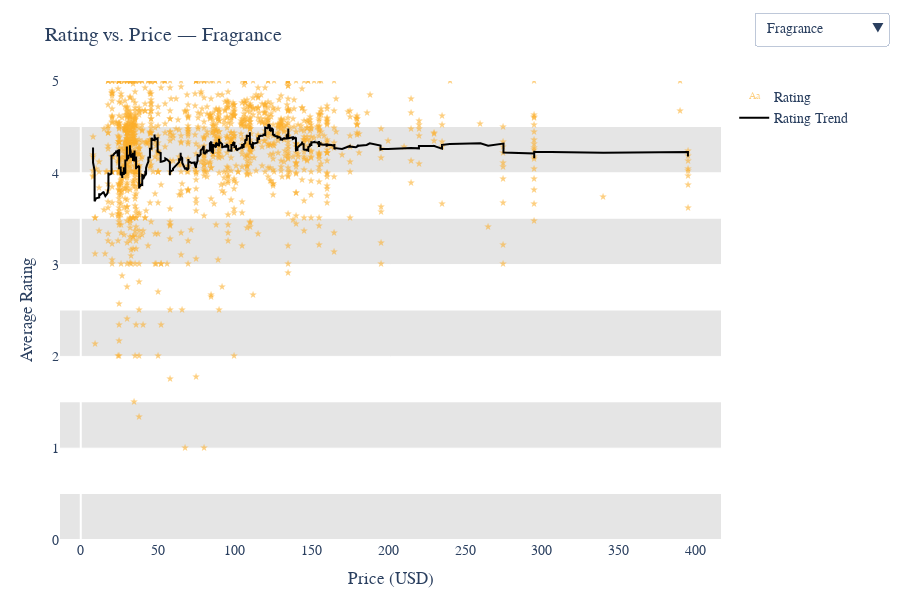

The notebook cell saved with this chart:
### Code cell
import plotly.graph_objects as go
import pandas as pd

# Clean data
df_rating = product_info_df.dropna(subset=['actual_price_usd', 'rating', 'primary_category']).copy()
categories = df_rating['primary_category'].unique()

traces = []
buttons = []

for i, cat in enumerate(categories):
    df_cat = df_rating[df_rating['primary_category'] == cat].sort_values(by='actual_price_usd')
    smooth_rating = df_cat['rating'].rolling(window=50, min_periods=1).mean()

    # Use red transparent stars as text markers
    trace_points = go.Scatter(
        x=df_cat['actual_price_usd'],
        y=df_cat['rating'],
        mode='text',
        name='Rating',
        text=['★'] * len(df_cat),
        textfont=dict(size=10, color='rgba(252, 175, 43, 0.6)'),
        textposition='middle center',
        hovertemplate='<b>%{text}</b><br>Price: $%{x}<br>Rating: %{y}<extra></extra>',
        visible=(i == 0)
    )

    trace_line = go.Scatter(
        x=df_cat['actual_price_usd'],
        y=smooth_rating,
        mode='lines',
        name='Rating Trend',
        line=dict(color='black', width=2),
        hoverinfo='skip',
        visible=(i == 0)
    )

    traces.extend([trace_points, trace_line])

    # Calculate max for current category (to avoid overscaling)
    y_max_cat = max(df_cat['rating'].max(), smooth_rating.max()) * 1.05
    y_max_cat = min(y_max_cat, 5.2)

    vis = [False] * len(categories) * 2
    vis[i * 2] = True
    vis[i * 2 + 1] = True

    buttons.append(dict(
        label=cat,
        method='update',
        args=[
            {'visible': vis},
            {
                'title': f'Rating vs. Price — {cat}',
                'yaxis': {'range': [0, y_max_cat]}
            }
        ]
    ))

# Horizontal background bands (darker)
band_shapes = []
band_count = 10
band_height = 5 / band_count

for i in range(0, band_count, 2):
    band_shapes.append(dict(
        type='rect',
        xref='paper', yref='y',
        x0=0, x1=1,
        y0=i * band_height,
        y1=(i + 1) * band_height,
        fillcolor='rgba(0, 0, 0, 0.1)',
        layer='below',
        line_width=0
    ))

# Build figure
fig2 = go.Figure(data=traces)
fig2.update_layout(
    updatemenus=[dict(
        type='dropdown',
        buttons=buttons,
        active=0,
        x=1.05,
        xanchor='left',
        y=1.15,
        yanchor='top'
    )],
    title=f'Rating vs. Price — {categories[0]}',
    xaxis=dict(title='Price (USD)', showgrid=False),
    yaxis=dict(title='Average Rating', range=[0, 5]),
    shapes=band_shapes,
    plot_bgcolor='white',
    font=dict(family='Arial', size=14),
    height=600,
    margin=dict(t=80, b=60, l=60, r=60)
)

fig2.show()

### Figure 1 — Plotly figure (JSON) as saved in the notebook; plotly's stock layout.template omitted (floating-point values rounded to 4 significant figures; data arrays with more than 128 entries replaced by an {"elided": "..."} marker saying what was removed)
{"data": [{"hovertemplate": "<b>%{text}</b><br>Price: $%{x}<br>Rating: %{y}<extra></extra>", "mode": "text", "name": "Rating", "text": {"elided": "1339 str values"}, "textfont": {"color": "rgba(252, 175, 43, 0.6)", "size": 10}, "textposition": "middle center", "type": "scatter", "visible": true, "x": {"elided": "1339 float values"}, "y": {"elided": "1339 float values"}}, {"hoverinfo": "skip", "line": {"color": "black", "width": 2}, "mode": "lines", "name": "Rating Trend", "type": "scatter", "visible": true, "x": {"elided": "1339 float values"}, "y": {"elided": "1339 float values"}}, {"hovertemplate": "<b>%{text}</b><br>Price: $%{x}<br>Rating: %{y}<extra></extra>", "mode": "text", "name": "Rating", "text": {"elided": "395 str values"}, "textfont": {"color": "rgba(252, 175, 43, 0.6)", "size": 10}, "textposition": "middle center", "type": "scatter", "visible": false, "x": {"elided": "395 float values"}, "y": {"elided": "395 float values"}}, {"hoverinfo": "skip", "line": {"color": "black", "width": 2}, "mode": "lines", "name": "Rating Trend", "type": "scatter", "visible": false, "x": {"elided": "395 float values"}, "y": {"elided": "395 float values"}}, {"hovertemplate": "<b>%{text}</b><br>Price: $%{x}<br>Rating: %{y}<extra></extra>", "mode": "text", "name": "Rating", "text": {"elided": "274 str values"}, "textfont": {"color": "rgba(252, 175, 43, 0.6)", "size": 10}, "textposition": "middle center", "type": "scatter", "visible": false, "x": {"elided": "274 float values"}, "y": {"elided": "274 float values"}}, {"hoverinfo": "skip", "line": {"color": "black", "width": 2}, "mode": "lines", "name": "Rating Trend", "type": "scatter", "visible": false, "x": {"elided": "274 float values"}, "y": {"elided": "274 float values"}}, {"hovertemplate": "<b>%{text}</b><br>Price: $%{x}<br>Rating: %{y}<extra></extra>", "mode": "text", "name": "Rating", "text": {"elided": "1416 str values"}, "textfont": {"color": "rgba(252, 175, 43, 0.6)", "size": 10}, "textposition": "middle center", "type": "scatter", "visible": false, "x": {"elided": "1416 float values"}, "y": {"elided": "1416 float values"}}, {"hoverinfo": "skip", "line": {"color": "black", "width": 2}, "mode": "lines", "name": "Rating Trend", "type": "scatter", "visible": false, "x": {"elided": "1416 float values"}, "y": {"elided": "1416 float values"}}, {"hovertemplate": "<b>%{text}</b><br>Price: $%{x}<br>Rating: %{y}<extra></extra>", "mode": "text", "name": "Rating", "text": {"elided": "2328 str values"}, "textfont": {"color": "rgba(252, 175, 43, 0.6)", "size": 10}, "textposition": "middle center", "type": "scatter", "visible": false, "x": {"elided": "2328 float values"}, "y": {"elided": "2328 float values"}}, {"hoverinfo": "skip", "line": {"color": "black", "width": 2}, "mode": "lines", "name": "Rating Trend", "type": "scatter", "visible": false, "x": {"elided": "2328 float values"}, "y": {"elided": "2328 float values"}}, {"hovertemplate": "<b>%{text}</b><br>Price: $%{x}<br>Rating: %{y}<extra></extra>", "mode": "text", "name": "Rating", "text": {"elided": "2351 str values"}, "textfont": {"color": "rgba(252, 175, 43, 0.6)", "size": 10}, "textposition": "middle center", "type": "scatter", "visible": false, "x": {"elided": "2351 float values"}, "y": {"elided": "2351 float values"}}, {"hoverinfo": "skip", "line": {"color": "black", "width": 2}, "mode": "lines", "name": "Rating Trend", "type": "scatter", "visible": false, "x": {"elided": "2351 float values"}, "y": {"elided": "2351 float values"}}, {"hovertemplate": "<b>%{text}</b><br>Price: $%{x}<br>Rating: %{y}<extra></extra>", "mode": "text", "name": "Rating", "text": ["★", "★", "★", "★", "★", "★", "★", "★", "★", "★", "★", "★", "★", "★", "★", "★", "★", "★", "★", "★", "★", "★", "★", "★", "★", "★", "★", "★", "★", "★", "★", "★", "★", "★", "★", "★", "★", "★", "★", "★", "★", "★", "★", "★", "★", "★", "★", "★", "★", "★"], "textfont": {"color": "rgba(252, 175, 43, 0.6)", "size": 10}, "textposition": "middle center", "type": "scatter", "visible": false, "x": [4.95, 5.0, 6.0, 6.0, 7.0, 7.0, 7.0, 9.0, 10.0, 10.0, 10.0, 10.0, 12.0, 12.0, 12.0, 12.0, 12.0, 12.0, 14.0, 14.0, 15.0, 15.0, 15.0, 15.0, 16.0, 18.0, 19.0, 20.0, 20.0, 20.0, 20.0, 22.0, 24.0, 24.0, 24.0, 24.0, 24.0, 25.0, 26.0, 28.0, 28.0, 35.0, 45.0, 46.0, 74.0, 89.0, 125.0, 129.0, 169.0, 249.0], "y": [4.7, 4.27, 4.463, 4.122, 4.626, 4.408, 4.455, 3.833, 3.0, 4.557, 4.0, 4.538, 4.375, 4.375, 4.899, 4.71, 4.753, 4.663, 5.0, 5.0, 4.593, 3.533, 5.0, 4.426, 3.721, 4.402, 4.333, 3.586, 4.318, 4.673, 3.468, 5.0, 2.286, 4.393, 4.008, 4.311, 3.845, 3.91, 3.042, 4.499, 4.317, 4.868, 4.878, 4.436, 4.706, 4.205, 4.51, 4.609, 2.3, 4.65]}, {"hoverinfo": "skip", "line": {"color": "black", "width": 2}, "mode": "lines", "name": "Rating Trend", "type": "scatter", "visible": false, "x": [4.95, 5.0, 6.0, 6.0, 7.0, 7.0, 7.0, 9.0, 10.0, 10.0, 10.0, 10.0, 12.0, 12.0, 12.0, 12.0, 12.0, 12.0, 14.0, 14.0, 15.0, 15.0, 15.0, 15.0, 16.0, 18.0, 19.0, 20.0, 20.0, 20.0, 20.0, 22.0, 24.0, 24.0, 24.0, 24.0, 24.0, 25.0, 26.0, 28.0, 28.0, 35.0, 45.0, 46.0, 74.0, 89.0, 125.0, 129.0, 169.0, 249.0], "y": [4.7, 4.485, 4.478, 4.389, 4.436, 4.432, 4.435, 4.36, 4.209, 4.243, 4.221, 4.248, 4.258, 4.266, 4.308, 4.333, 4.358, 4.375, 4.408, 4.437, 4.445, 4.403, 4.429, 4.429, 4.401, 4.401, 4.398, 4.369, 4.368, 4.378, 4.348, 4.369, 4.306, 4.308, 4.3, 4.3, 4.288, 4.278, 4.246, 4.252, 4.254, 4.269, 4.283, 4.286, 4.296, 4.294, 4.298, 4.305, 4.264, 4.271]}, {"hovertemplate": "<b>%{text}</b><br>Price: $%{x}<br>Rating: %{y}<extra></extra>", "mode": "text", "name": "Rating", "text": ["★", "★", "★", "★", "★", "★", "★", "★", "★", "★", "★", "★", "★", "★", "★", "★", "★", "★", "★", "★", "★", "★", "★", "★", "★", "★", "★", "★", "★", "★", "★", "★", "★", "★", "★", "★", "★", "★", "★", "★", "★", "★", "★", "★", "★", "★", "★", "★", "★", "★", "★", "★", "★", "★", "★", "★", "★", "★", "★"], "textfont": {"color": "rgba(252, 175, 43, 0.6)", "size": 10}, "textposition": "middle center", "type": "scatter", "visible": false, "x": [10.0, 16.0, 16.8, 17.0, 19.0, 20.0, 20.0, 20.0, 20.0, 22.0, 22.0, 23.0, 23.0, 23.0, 23.5, 24.0, 24.0, 24.0, 24.0, 25.0, 25.0, 25.0, 25.0, 25.0, 26.0, 26.0, 26.5, 27.0, 27.0, 28.0, 28.0, 30.0, 30.0, 30.0, 32.0, 32.0, 32.0, 34.0, 35.0, 36.0, 36.0, 36.0, 36.0, 36.0, 37.0, 37.0, 37.0, 38.0, 40.0, 40.0, 41.0, 44.0, 44.0, 44.0, 52.0, 57.0, 60.0, 62.0, 104.0], "y": [5.0, 4.615, 4.455, 3.0, 4.857, 4.761, 4.572, 4.773, 4.542, 4.62, 4.801, 4.444, 4.737, 4.695, 4.312, 3.636, 4.627, 4.583, 4.665, 4.811, 5.0, 4.8, 4.75, 4.731, 4.8, 4.216, 4.731, 4.235, 4.717, 3.938, 4.56, 4.692, 4.446, 4.43, 4.455, 4.568, 4.0, 4.188, 4.779, 3.8, 4.308, 4.475, 4.208, 4.353, 4.222, 4.333, 4.75, 4.359, 4.5, 4.804, 3.963, 5.0, 4.818, 4.889, 4.6, 4.536, 4.0, 4.688, 4.647]}, {"hoverinfo": "skip", "line": {"color": "black", "width": 2}, "mode": "lines", "name": "Rating Trend", "type": "scatter", "visible": false, "x": [10.0, 16.0, 16.8, 17.0, 19.0, 20.0, 20.0, 20.0, 20.0, 22.0, 22.0, 23.0, 23.0, 23.0, 23.5, 24.0, 24.0, 24.0, 24.0, 25.0, 25.0, 25.0, 25.0, 25.0, 26.0, 26.0, 26.5, 27.0, 27.0, 28.0, 28.0, 30.0, 30.0, 30.0, 32.0, 32.0, 32.0, 34.0, 35.0, 36.0, 36.0, 36.0, 36.0, 36.0, 37.0, 37.0, 37.0, 38.0, 40.0, 40.0, 41.0, 44.0, 44.0, 44.0, 52.0, 57.0, 60.0, 62.0, 104.0], "y": [5.0, 4.808, 4.69, 4.267, 4.385, 4.448, 4.466, 4.504, 4.508, 4.52, 4.545, 4.537, 4.552, 4.562, 4.546, 4.489, 4.497, 4.502, 4.51, 4.525, 4.548, 4.559, 4.568, 4.574, 4.583, 4.569, 4.575, 4.563, 4.568, 4.547, 4.548, 4.552, 4.549, 4.546, 4.543, 4.544, 4.529, 4.52, 4.527, 4.509, 4.504, 4.503, 4.496, 4.493, 4.487, 4.484, 4.489, 4.486, 4.487, 4.493, 4.472, 4.48, 4.487, 4.525, 4.52, 4.515, 4.504, 4.502, 4.504]}, {"hovertemplate": "<b>%{text}</b><br>Price: $%{x}<br>Rating: %{y}<extra></extra>", "mode": "text", "name": "Rating", "text": ["★", "★", "★", "★"], "textfont": {"color": "rgba(252, 175, 43, 0.6)", "size": 10}, "textposition": "middle center", "type": "scatter", "visible": false, "x": [50.0, 50.0, 50.0, 50.0], "y": [4.857, 5.0, 4.279, 4.118]}, {"hoverinfo": "skip", "line": {"color": "black", "width": 2}, "mode": "lines", "name": "Rating Trend", "type": "scatter", "visible": false, "x": [50.0, 50.0, 50.0, 50.0], "y": [4.857, 4.929, 4.712, 4.563]}], "layout": {"font": {"family": "Arial", "size": 14}, "height": 600, "margin": {"b": 60, "l": 60, "r": 60, "t": 80}, "plot_bgcolor": "white", "shapes": [{"fillcolor": "rgba(0, 0, 0, 0.1)", "layer": "below", "line": {"width": 0}, "type": "rect", "x0": 0, "x1": 1, "xref": "paper", "y0": 0, "y1": 0.5, "yref": "y"}, {"fillcolor": "rgba(0, 0, 0, 0.1)", "layer": "below", "line": {"width": 0}, "type": "rect", "x0": 0, "x1": 1, "xref": "paper", "y0": 1, "y1": 1.5, "yref": "y"}, {"fillcolor": "rgba(0, 0, 0, 0.1)", "layer": "below", "line": {"width": 0}, "type": "rect", "x0": 0, "x1": 1, "xref": "paper", "y0": 2, "y1": 2.5, "yref": "y"}, {"fillcolor": "rgba(0, 0, 0, 0.1)", "layer": "below", "line": {"width": 0}, "type": "rect", "x0": 0, "x1": 1, "xref": "paper", "y0": 3, "y1": 3.5, "yref": "y"}, {"fillcolor": "rgba(0, 0, 0, 0.1)", "layer": "below", "line": {"width": 0}, "type": "rect", "x0": 0, "x1": 1, "xref": "paper", "y0": 4, "y1": 4.5, "yref": "y"}], "title": {"text": "Rating vs. Price — Fragrance"}, "updatemenus": [{"active": 0, "buttons": [{"args": [{"visible": [true, true, false, false, false, false, false, false, false, false, false, false, false, false, false, false, false, false]}, {"title": "Rating vs. Price — Fragrance", "yaxis": {"range": [0, 5.2]}}], "label": "Fragrance", "method": "update"}, {"args": [{"visible": [false, false, true, true, false, false, false, false, false, false, false, false, false, false, false, false, false, false]}, {"title": "Rating vs. Price — Bath & Body", "yaxis": {"range": [0, 5.2]}}], "label": "Bath & Body", "method": "update"}, {"args": [{"visible": [false, false, false, false, true, true, false, false, false, false, false, false, false, false, false, false, false, false]}, {"title": "Rating vs. Price — Mini Size", "yaxis": {"range": [0, 5.2]}}], "label": "Mini Size", "method": "update"}, {"args": [{"visible": [false, false, false, false, false, false, true, true, false, false, false, false, false, false, false, false, false, false]}, {"title": "Rating vs. Price — Hair", "yaxis": {"range": [0, 5.2]}}], "label": "Hair", "method": "update"}, {"args": [{"visible": [false, false, false, false, false, false, false, false, true, true, false, false, false, false, false, false, false, false]}, {"title": "Rating vs. Price — Makeup", "yaxis": {"range": [0, 5.2]}}], "label": "Makeup", "method": "update"}, {"args": [{"visible": [false, false, false, false, false, false, false, false, false, false, true, true, false, false, false, false, false, false]}, {"title": "Rating vs. Price — Skincare", "yaxis": {"range": [0, 5.2]}}], "label": "Skincare", "method": "update"}, {"args": [{"visible": [false, false, false, false, false, false, false, false, false, false, false, false, true, true, false, false, false, false]}, {"title": "Rating vs. Price — Tools & Brushes", "yaxis": {"range": [0, 5.2]}}], "label": "Tools & Brushes", "method": "update"}, {"args": [{"visible": [false, false, false, false, false, false, false, false, false, false, false, false, false, false, true, true, false, false]}, {"title": "Rating vs. Price — Men", "yaxis": {"range": [0, 5.2]}}], "label": "Men", "method": "update"}, {"args": [{"visible": [false, false, false, false, false, false, false, false, false, false, false, false, false, false, false, false, true, true]}, {"title": "Rating vs. Price — Gifts", "yaxis": {"range": [0, 5.2]}}], "label": "Gifts", "method": "update"}], "type": "dropdown", "x": 1.05, "xanchor": "left", "y": 1.15, "yanchor": "top"}], "xaxis": {"showgrid": false, "title": {"text": "Price (USD)"}}, "yaxis": {"range": [0, 5], "title": {"text": "Average Rating"}}}}
